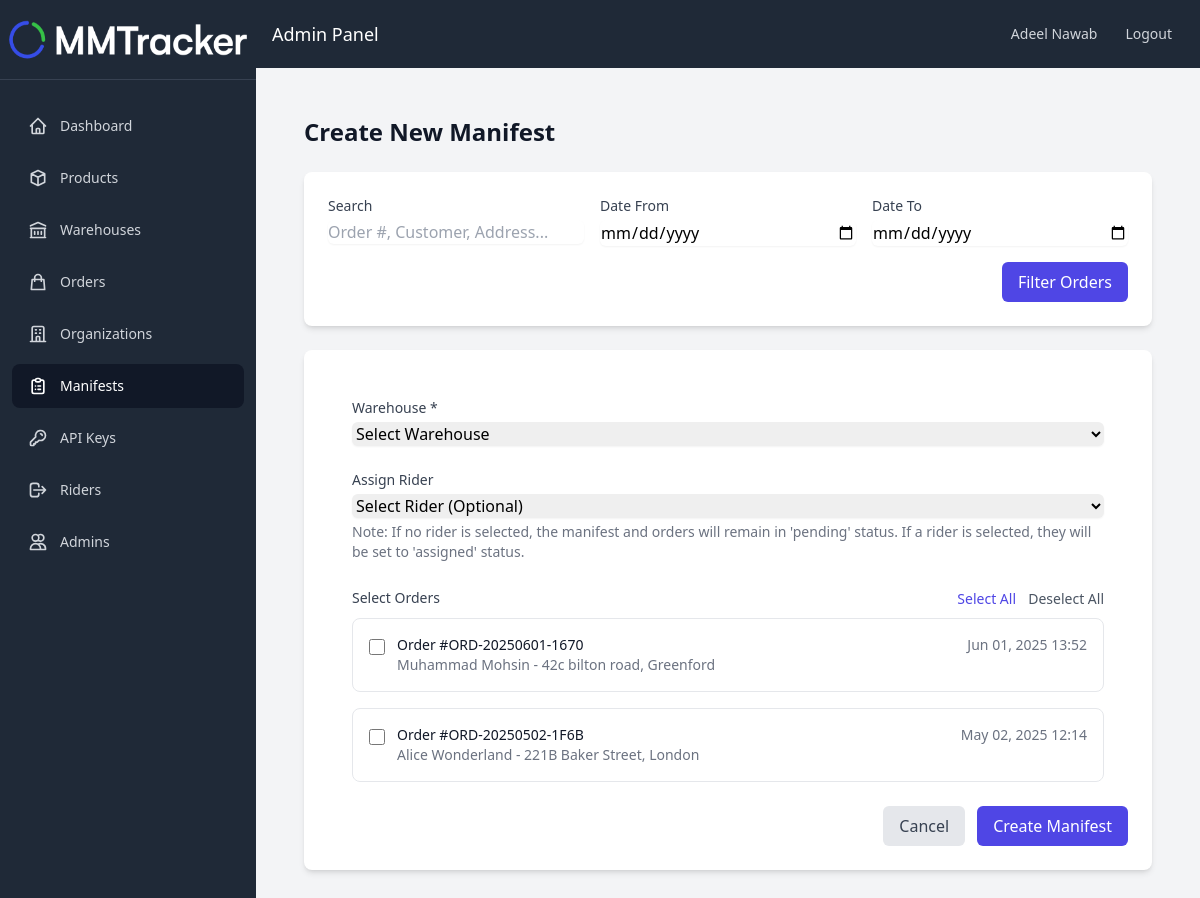
Screenshot of /pages/manifests/create.php (signed in) with the database file from the repository.
### tables this page shows
CREATE TABLE `Orders` (
  `id` int(11) NOT NULL,
  `order_number` varchar(50) NOT NULL,
  `status` enum('pending','assigned','delivering','delivered','failed') NOT NULL DEFAULT 'pending',
  `notes` text DEFAULT NULL,
  `total_amount` decimal(10,2) DEFAULT NULL,
  `company_id` int(11) NOT NULL,
  `customer_id` int(11) DEFAULT NULL,
  `delivery_address_id` int(11) DEFAULT NULL,
  `organization_id` int(11) DEFAULT NULL,
  `drop_number` int(11) DEFAULT NULL,
  `created_at` timestamp NOT NULL DEFAULT current_timestamp(),
  `updated_at` timestamp NOT NULL DEFAULT current_timestamp() ON UPDATE current_timestamp(),
  `delivery_date` date DEFAULT NULL,
  `requires_image_proof` tinyint(1) DEFAULT NULL,
  `requires_signature_proof` tinyint(1) DEFAULT NULL,
  `proof_photo_url` varchar(255) DEFAULT NULL COMMENT 'Path to final delivery photo proof',
  `proof_signature_path` varchar(255) DEFAULT NULL COMMENT 'Path to final delivery signature proof',
  `latitude` decimal(10,7) DEFAULT NULL,
  `longitude` decimal(10,7) DEFAULT NULL
);

CREATE TABLE `Customers` (
  `id` int(11) NOT NULL,
  `company_id` int(11) DEFAULT NULL,
  `name` varchar(255) NOT NULL,
  `email` varchar(255) DEFAULT NULL,
  `phone` varchar(50) DEFAULT NULL,
  `created_at` timestamp NULL DEFAULT current_timestamp(),
  `updated_at` timestamp NULL DEFAULT current_timestamp() ON UPDATE current_timestamp()
);

CREATE TABLE `Addresses` (
  `id` int(11) NOT NULL,
  `customer_id` int(11) NOT NULL,
  `address_line1` varchar(255) NOT NULL,
  `address_line2` varchar(255) DEFAULT NULL,
  `city` varchar(100) NOT NULL,
  `state` varchar(100) DEFAULT NULL,
  `postal_code` varchar(20) NOT NULL,
  `country` varchar(100) NOT NULL,
  `latitude` decimal(10,8) DEFAULT NULL,
  `longitude` decimal(11,8) DEFAULT NULL,
  `is_default` tinyint(1) NOT NULL DEFAULT 0,
  `created_at` timestamp NULL DEFAULT current_timestamp(),
  `updated_at` timestamp NULL DEFAULT current_timestamp() ON UPDATE current_timestamp()
);

### pages/manifests/create.php (the view, shortened to what this page needs)
<?php
require_once '../../includes/config.php';
$search = isset($_GET['search']) ? cleanInput($_GET['search']) : '';
$date_from = isset($_GET['date_from']) ? cleanInput($_GET['date_from']) : '';
$date_to = isset($_GET['date_to']) ? cleanInput($_GET['date_to']) : '';
$orders_query = "SELECT
                    o.id, o.order_number, o.created_at, o.company_id,
                    c.name as company_name,
                    cust.name as customer_name,
                    addr.address_line1, addr.city
                FROM Orders o
                LEFT JOIN ManifestOrders mo ON o.id = mo.order_id
                LEFT JOIN Companies c ON o.company_id = c.id
                LEFT JOIN Customers cust ON o.customer_id = cust.id
                LEFT JOIN Addresses addr ON o.delivery_address_id = addr.id
                WHERE mo.id IS NULL AND o.status = 'pending'";
if (!isSuperAdmin()) {
    $orders_query .= " AND o.company_id = " . $_SESSION['company_id'];
}
$orders_query .= " ORDER BY o.created_at DESC";
$orders_result = mysqli_query($conn, $orders_query);
?>
<!DOCTYPE html>
<html lang="en">
<head>
    <script src="https://cdn.tailwindcss.com"></script>
</head>
<body class="bg-gray-100">
    <?php include_once '../../includes/navbar.php'; ?>
    <div class="flex-1 flex flex-col">
        <div class="bg-gray-800 p-4 flex justify-between items-center">
            <div class="text-white text-lg">Admin Panel</div>
            <div class="flex items-center">
                <span class="text-gray-300 text-sm mr-4"><?php echo $_SESSION['user_name']; ?></span>
                <a href="<?php echo SITE_URL; ?>logout.php"
                    class="text-gray-300 hover:bg-gray-700 hover:text-white px-3 py-2 rounded-md text-sm font-medium">
                    Logout
                </a>
            </div>
        </div>
        <div class="p-4">
            <div class="max-w-7xl mx-auto px-4 sm:px-6 lg:px-8 py-8">
                <div class="mb-6">
                    <h1 class="text-2xl font-bold text-gray-900">Create New Manifest</h1>
                </div>
                <div class="bg-white shadow-md rounded-lg overflow-hidden p-6 mb-6">
                    <form method="GET" class="space-y-4">
                        <div class="grid grid-cols-1 md:grid-cols-3 gap-4">
                            <div>
                                <label for="search" class="block text-sm font-medium text-gray-700">Search</label>
                                <input type="text" name="search" id="search" value="<?php echo htmlspecialchars($search); ?>"
                                    placeholder="Order #, Customer, Address..."
                                    class="mt-1 block w-full rounded-md border-gray-300 shadow-sm focus:border-indigo-500 focus:ring-indigo-500">
                            </div>
                            <div>
                                <label for="date_from" class="block text-sm font-medium text-gray-700">Date From</label>
                                <input type="date" name="date_from" id="date_from" value="<?php echo htmlspecialchars($date_from); ?>"
                                    class="mt-1 block w-full rounded-md border-gray-300 shadow-sm focus:border-indigo-500 focus:ring-indigo-500">
                            </div>
                            <div>
                                <label for="date_to" class="block text-sm font-medium text-gray-700">Date To</label>
                                <input type="date" name="date_to" id="date_to" value="<?php echo htmlspecialchars($date_to); ?>"
                                    class="mt-1 block w-full rounded-md border-gray-300 shadow-sm focus:border-indigo-500 focus:ring-indigo-500">
                            </div>
                        </div>
                        <div class="flex justify-end">
                            <button type="submit" class="bg-indigo-600 text-white px-4 py-2 rounded-md hover:bg-indigo-700">
                                Filter Orders
                            </button>
                        </div>
                    </form>
                </div>
                <div class="bg-white shadow-md rounded-lg overflow-hidden p-6">
                    <form action="" method="POST" id="manifestForm">
                        <div class="space-y-6 bg-white px-4 py-5 sm:p-6">
                            <div>
                                <label for="warehouse_id" class="block text-sm font-medium text-gray-700">Warehouse *</label>
                                <select name="warehouse_id" id="warehouse_id" required
                                        class="mt-1 block w-full rounded-md border-gray-300 shadow-sm focus:border-indigo-500 focus:ring-indigo-500">
                                    <option value="">Select Warehouse</option>
                                </select>
                            </div>
                            <div class="mb-6">
                                <label for="rider_id" class="block text-sm font-medium text-gray-700">Assign Rider</label>
                                <select name="rider_id" id="rider_id"
                                    class="mt-1 block w-full rounded-md border-gray-300 shadow-sm focus:border-indigo-500 focus:ring-indigo-500">
                                    <option value="">Select Rider (Optional)</option>
                                </select>
                                <p class="mt-1 text-sm text-gray-500">
                                    Note: If no rider is selected, the manifest and orders will remain in 'pending' status.
                                    If a rider is selected, they will be set to 'assigned' status.
                                </p>
                            </div>
                            <div class="mb-6">
                                <div class="flex justify-between items-center mb-2">
                                    <label class="block text-sm font-medium text-gray-700">Select Orders</label>
                                    <div class="space-x-2">
                                        <button type="button" id="selectAll" class="text-sm text-indigo-600 hover:text-indigo-800">
                                            Select All
                                        </button>
                                        <button type="button" id="deselectAll" class="text-sm text-gray-600 hover:text-gray-800">
                                            Deselect All
                                        </button>
                                    </div>
                                </div>
                                <div class="grid grid-cols-1 gap-4">
                                    <?php while ($order = mysqli_fetch_assoc($orders_result)): ?>
                                        <div class="border rounded-lg p-4">
                                            <label class="flex items-start space-x-3">
                                                <input type="checkbox" name="orders[]" value="<?php echo $order['id']; ?>"
                                                    class="order-checkbox mt-1 h-4 w-4 text-indigo-600 border-gray-300 rounded focus:ring-indigo-500">
                                                <div class="flex-1">
                                                    <div class="flex justify-between">
                                                        <span class="text-sm font-medium text-gray-900">
                                                            Order #<?php echo $order['order_number']; ?>
                                                        </span>
                                                        <span class="text-sm text-gray-500">
                                                            <?php echo date('M d, Y H:i', strtotime($order['created_at'])); ?>
                                                        </span>
                                                    </div>
                                                    <p class="text-sm text-gray-500">
                                                        <?php echo htmlspecialchars($order['customer_name'] ?? 'N/A'); ?> -
                                                        <?php echo htmlspecialchars($order['address_line1'] ?? 'No Address'); ?>,
                                                        <?php echo htmlspecialchars($order['city'] ?? 'N/A'); ?>
                                                    </p>
                                                </div>
                                            </label>
                                        </div>
                                    <?php endwhile; ?>
                                </div>
                            </div>
                        </div>
                        <div class="flex justify-end space-x-3">
                            <a href="index.php" class="bg-gray-200 text-gray-700 px-4 py-2 rounded-md hover:bg-gray-300">Cancel</a>
                            <button type="submit" class="bg-indigo-600 text-white px-4 py-2 rounded-md hover:bg-indigo-700">
                                Create Manifest
                            </button>
                        </div>
                    </form>
                </div>
            </div>
        </div>
</body>
</html>

### rows the page displays
orders: order_number "ORD-20250601-1670", created_at "Jun 01, 2025 13:52", customer.name "Muhammad Mohsin", delivery_address.address_line1 "42c bilton road", delivery_address.city "Greenford"
orders: order_number "ORD-20250502-1F6B", created_at "May 02, 2025 12:14", customer.name "Alice Wonderland", delivery_address.address_line1 "221B Baker Street", delivery_address.city "London"

### other values shown
$_SESSION['user_name'] "Adeel Nawab"
